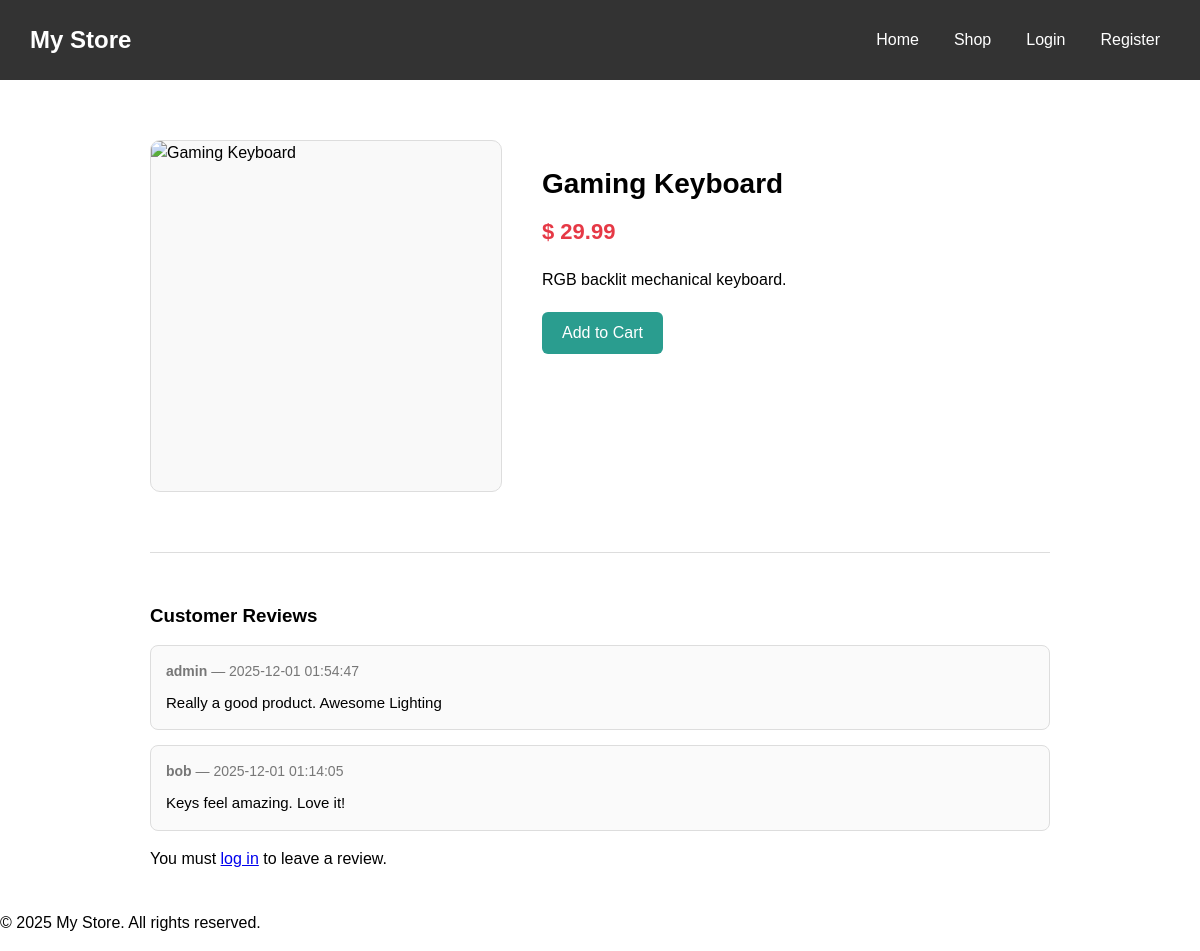
The app's page /product/2 with its own data.
### tables this page shows
CREATE TABLE products (
    id INTEGER PRIMARY KEY AUTOINCREMENT,
    name TEXT NOT NULL,
    price REAL NOT NULL,
    description TEXT NOT NULL
, seller_id INTEGER, inventory INTEGER DEFAULT 0);

CREATE TABLE reviews (
    id INTEGER PRIMARY KEY AUTOINCREMENT,
    user_id INTEGER NOT NULL,
    product_id INTEGER NOT NULL,
    content TEXT NOT NULL,                  
    image_url TEXT,     
    rating INTEGER DEFAULT 5,             
    created_at TIMESTAMP DEFAULT CURRENT_TIMESTAMP,
    FOREIGN KEY (user_id) REFERENCES users(id) ON DELETE CASCADE,
    FOREIGN KEY (product_id) REFERENCES products(id) ON DELETE CASCADE
);

CREATE TABLE users (
    id INTEGER PRIMARY KEY AUTOINCREMENT,
    username TEXT UNIQUE NOT NULL,
    password TEXT NOT NULL,
    email TEXT UNIQUE NOT NULL,
    role TEXT DEFAULT 'user',
    created_at TIMESTAMP DEFAULT CURRENT_TIMESTAMP
, is_suspended INTEGER DEFAULT 0);

### app.py (the view, shortened to what this page needs)
@app.route('/product/<int:product_id>', methods=['GET', 'POST'])
def product_detail(product_id):
    product = db.get_product(product_id)
    if not product:
        flash("Product not found.", "warning")
        return redirect(url_for('shop'))
    reviews = db.get_reviews_for_product(product_id)
    return render_template('product_detail.html', product=product, reviews=reviews)

### app.py (called while the page is built)
@app.context_processor
def inject_csrf_token():
    return dict(csrf_token=generate_csrf)

### db/database.py (called while the page is built)
    def connect(self):
        conn = sqlite3.connect(self.db_path, timeout=10, check_same_thread=False)
        conn.row_factory = sqlite3.Row
        return conn

    def get_product(self, product_id):
        with self.connect() as conn:
            product = conn.execute(
                "SELECT * FROM products WHERE id = ?",
                (product_id,)
            ).fetchone()
        return dict(product) if product else None

    def get_reviews_for_product(self, product_id):
        with self.connect() as conn:
            reviews = conn.execute(
                "SELECT r.content, r.image_url, r.rating, r.created_at, u.username "
                "FROM reviews r "
                "JOIN users u ON r.user_id = u.id "
                "WHERE r.product_id = ? "
                "ORDER BY r.created_at DESC",
                (product_id,)
            ).fetchall()
        return [dict(row) for row in reviews]

### templates/product_detail.html (shortened to what this page needs)
{% extends "base.html" %}
{% block content %}
<div class="product-container">
    <img
        src="{{ product.image_url if product.image_url else url_for('static', filename='placeholder.png') }}"
        alt="{{ product.name }}"
        class="product-image"
    >
    <div class="product-info">
        <h2>{{ product.name }}</h2>
        <p class="product-price">$ {{ product.price }}</p>
        <p class="product-description">{{ product.description }}</p>
        <form action="{{ url_for('add_to_cart', product_id=product.id) }}" method="POST">
            <button type="submit" class="btn-add-cart">Add to Cart</button>
        </form>
    </div>
</div>
<div class="reviews">
    <h3>Customer Reviews</h3>
    {% if reviews %}
        {% for review in reviews %}
            <div class="review-card">
                <div class="review-meta">
                    <strong>{{ review.username }}</strong>
                    — {{ review.created_at }}
                </div>
                <div class="review-text">
                    {{ review.content }}
                </div>
            </div>
        {% endfor %}
    {% else %}
        <p>No reviews yet.</p>
    {% endif %}
    {% if session.get('user_id') %}
        <div class="review-form">
            <h4>Leave a Review</h4>
            <form action="{{ url_for('product_detail', product_id=product.id) }}" method="POST" enctype="multipart/form-data">
                <input type="hidden" name="csrf_token" value="{{ csrf_token() }}">
                <label for="rating">Rating:</label>
                <select name="rating" id="rating">
                    <option value="5">5 - Excellent</option>
                    <option value="4">4 - Good</option>
                    <option value="3">3 - Average</option>
                    <option value="2">2 - Poor</option>
                    <option value="1">1 - Terrible</option>
                </select>
                <textarea name="content" placeholder="Write your review..." required></textarea>
                <label>Upload an image (optional):</label><br>
                <input type="file" name="image">
                <button type="submit">Submit Review</button>
            </form>
        </div>
    {% else %}
        <p>You must <a href="{{ url_for('login') }}">log in</a> to leave a review.</p>
    {% endif %}
</div>
{% endblock %}

### static/styles.css (style rules this page uses)
body { font-family: Arial, sans-serif; line-height: 1.5; margin: 0px }
.product-container { max-width: 900px; margin: 40px auto; display: flex; gap: 40px; padding: 20px; }
.product-image { width: 350px; height: 350px; object-fit: cover; border-radius: 10px; border: 1px solid #ddd; background: #f9f9f9; }
.product-info { flex: 1; }
.product-info h2 { margin-bottom: 10px; font-size: 28px; }
.product-price { color: #e63946; font-size: 22px; margin: 10px 0 20px; font-weight: bold; }
.product-description { font-size: 16px; line-height: 1.5; margin-bottom: 20px; }
.btn-add-cart { padding: 12px 20px; background: #2a9d8f; color: white; border: none; cursor: pointer; border-radius: 6px; font-size: 16px; }
.reviews { max-width: 900px; margin: 40px auto; border-top: 1px solid #ddd; padding-top: 30px; }
.reviews h3 { margin-bottom: 15px; }
.review-card { border: 1px solid #ddd; padding: 15px; margin-bottom: 15px; border-radius: 8px; background: #fafafa; }
.review-meta { font-size: 14px; color: #777; margin-bottom: 10px; }
.review-text { font-size: 15px; line-height: 1.5; }

### records on screen
products: name "Gaming Keyboard", price "29.99", description "RGB backlit mechanical keyboard."
reviews: username "admin", created_at "2025-12-01 01:54:47", content "Really a good product. Awesome Lighting"
reviews: username "bob", created_at "2025-12-01 01:14:05", content "Keys feel amazing. Love it!"
